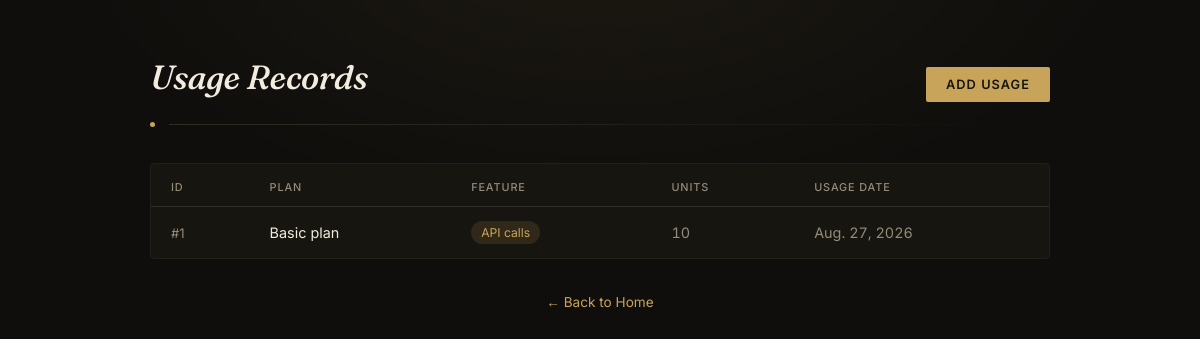
/usage/ (signed in), run on the app's committed database.
### app/models.py (models this page shows, shortened)
class Usage(models.Model):
    Subscription = models.ForeignKey(Subscription, on_delete=models.CASCADE,related_name='usages')
    Feature = models.ForeignKey(Feature, on_delete=models.CASCADE,related_name='usages')
    units = models.IntegerField(validators=[MinValueValidator(0)])
    usage_date = models.DateField(auto_now_add=True)

class Subscription(models.Model):
    Buyer = models.ForeignKey(User, on_delete=models.CASCADE,related_name='subscriptions', limit_choices_to={'type': 'user'})
    Plan = models.ForeignKey(Plan, on_delete=models.CASCADE,related_name='subscriptions')
    start_date = models.DateField(auto_now_add=True)
    status = models.CharField(max_length=50, choices=[('active', 'Active'), ('inactive', 'Inactive')], default='active')

class Plan(models.Model):
    name = models.CharField(max_length=100)
    monthly_fee = models.DecimalField(max_digits=10, decimal_places=2)
    features = models.ManyToManyField('Feature')

class Feature(models.Model):
    name = models.CharField(max_length=100)
    code = models.CharField(max_length=100,unique=True)
    unit_price = models.DecimalField(max_digits=10, decimal_places=2,validators=[MinValueValidator(0)])
    max_unit_limit = models.IntegerField(null=True, blank=True,validators=[MinValueValidator(0)])

### app/views.py (the view)
@login_required
def usage_list(request):
    if request.user.type == "admin":
        usages = Usage.objects.all()
    else:
        usages = Usage.objects.filter(
            Subscription__Buyer=request.user
        )
    return render(
        request,
        "usage_list.html",
        {"usages": usages},
    )

### app/templates/usage_list.html (shortened to what this page needs)
<!DOCTYPE html>
<html lang="en">
<head>
</head>
<body>
  <div class="panel">
    <div class="top-row">
      <h1>Usage Records</h1>
      <a class="btn-create" href="{% url 'create_usage' %}">Add Usage</a>
    </div>
    <div class="mark">
      <span class="dot"></span>
      <span class="line"></span>
    </div>
    {% if usages %}
        <div class="table-card">
            <table>
                <thead>
                    <tr>
                        <th>ID</th>
                        <th>Plan</th>
                        <th>Feature</th>
                        <th>Units</th>
                        <th>Usage Date</th>
                    </tr>
                </thead>
                <tbody>
                    {% for usage in usages %}
                        <tr>
                            <td data-label="ID">#{{ usage.id }}</td>
                            <td data-label="Plan">{{ usage.Subscription.Plan.name }}</td>
                            <td data-label="Feature"><span class="feature-tag">{{ usage.Feature.name }}</span></td>
                            <td data-label="Units">{{ usage.units }}</td>
                            <td data-label="Usage Date">{{ usage.usage_date }}</td>
                        </tr>
                    {% endfor %}
                </tbody>
            </table>
        </div>
    {% else %}
        <div class="empty-state">
            <p>No usage records found.</p>
        </div>
    {% endif %}
    <p class="foot">
      <a href="{% url 'home' %}">← Back to Home</a>
    </p>
  </div>
</body>
</html>

### app/templates/usage_list.html (style rules this page uses)
:root { --bg: #0f0e0c; --surface: #17150f; --border: #322d24; --border-soft: #241f18; --text: #f2ecdf; --text-dim: #948b78; --accent: #c8a45b; --accent-soft: rgba(200,164,91,0.14); }
* { box-sizing: border-box; }
body { margin:0; min-height:100vh; background: radial-gradient(ellipse 900px 500px at 50% -10%, rgba(200,164,91,0.08), transparent 60%), var(--bg); color: var(--text); font-family: 'Inter', sans-serif; padding: 56px 24px; }
.panel { width:100%; max-width: 900px; margin: 0 auto; }
.top-row { display:flex; align-items:baseline; justify-content:space-between; flex-wrap: wrap; gap: 16px; margin-bottom: 8px; opacity:0; animation: fadeUp 0.7s ease 0.1s forwards; }
h1 { font-family:'Fraunces', serif; font-weight:500; font-style:italic; font-size: 2.1rem; margin: 0; letter-spacing: -0.01em; }
.btn-create { display:inline-block; background: var(--accent); color: #17150f; text-decoration:none; padding: 10px 20px; font-size: 0.8rem; font-weight: 600; text-transform: uppercase; letter-spacing: 0.08em; border-radius: 2px; transition: background 0.25s ease, transform 0.15s ease; }
.mark { display:flex; align-items:center; gap:14px; margin: 20px 0 36px; opacity:0; animation: fadeIn 0.7s ease 0.15s forwards; }
.mark .line { height:1px; flex:1; background: linear-gradient(90deg, var(--border), transparent); }
.mark .dot { width:5px; height:5px; border-radius:50%; background: var(--accent); flex-shrink:0; }
.table-card { background: var(--surface); border: 1px solid var(--border-soft); border-radius: 4px; overflow: hidden; opacity:0; animation: fadeUp 0.7s ease 0.25s forwards; }
table { width: 100%; border-collapse: collapse; font-size: 0.9rem; }
thead th { text-align: left; font-size: 0.68rem; text-transform: uppercase; letter-spacing: 0.08em; color: var(--text-dim); font-weight: 500; padding: 16px 20px 12px; border-bottom: 1px solid var(--border); }
tbody td { padding: 14px 20px; border-bottom: 1px solid var(--border-soft); color: var(--text); }
tbody tr:last-child td { border-bottom: none; }
tbody tr { transition: background 0.2s ease; }
tbody td:first-child { color: var(--text-dim); font-size: 0.82rem; }
tbody td:nth-child(4), tbody td:nth-child(5) { font-variant-numeric: tabular-nums; color: var(--text-dim); }
.feature-tag { display:inline-block; background: var(--accent-soft); color: var(--accent); font-size: 0.76rem; padding: 4px 10px; border-radius: 12px; white-space: nowrap; }
.foot { text-align:center; margin-top: 32px; opacity:0; animation: fadeUp 0.7s ease 0.4s forwards; }
.foot a { color: var(--accent); text-decoration: none; font-size: 0.85rem; border-bottom: 1px solid transparent; transition: border-color 0.25s ease; }

### data on the page
Usage: id "1", Subscription.Plan.name "Basic plan", Feature.name "API calls", units "10", usage_date "Aug. 27, 2026"
